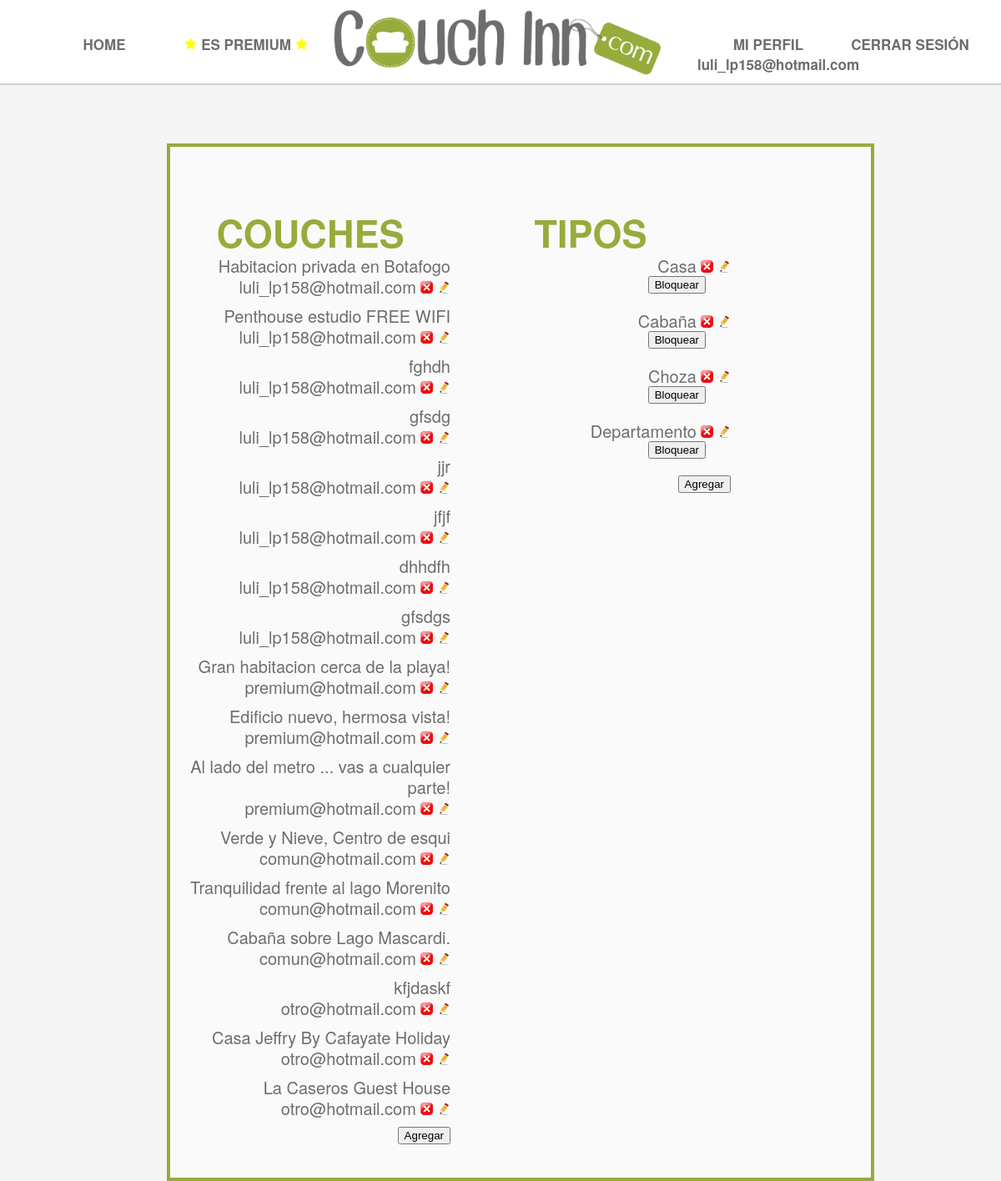
/vistaba.php (signed in), run on the app's committed database.
### tables this page shows
CREATE TABLE `usuarios` (
  `idusuario` int(3) NOT NULL,
  `email` varchar(30) NOT NULL,
  `clave` varchar(15) NOT NULL,
  `documento` int(30) NOT NULL,
  `direccion` varchar(40) NOT NULL,
  `telefono` int(11) NOT NULL,
  `apellido` varchar(15) NOT NULL,
  `nombre` varchar(15) NOT NULL,
  `fechanac` date NOT NULL,
  `premium` tinyint(1) NOT NULL,
  `fechap` date DEFAULT NULL,
  `costop` int(3) DEFAULT NULL,
  `administrador` tinyint(1) NOT NULL
);

CREATE TABLE `couch` (
  `idcouch` int(3) NOT NULL,
  `fecha` date NOT NULL,
  `titulo` text NOT NULL,
  `descripcion` text NOT NULL,
  `ubicacion` text NOT NULL,
  `canthabitantes` int(11) NOT NULL,
  `cantpersonas` varchar(11) NOT NULL,
  `despublicado` tinyint(1) NOT NULL,
  `idusuario` int(3) NOT NULL,
  `idtipo` int(3) NOT NULL
);

CREATE TABLE `tipos` (
  `idtipo` int(3) NOT NULL,
  `nombre` varchar(15) NOT NULL,
  `bloqueado` tinyint(1) NOT NULL
);

### vistaba.php (the view, shortened to what this page needs)
<?php
 if ((isset($_SESSION['estado'])) and ($_SESSION['admin'] == 1)) {
?>
<html>
	<head>
		<link rel='stylesheet' type='text/css' href='estilos.css' media='screen'/>
	</head>
	<body>
		<div>
			<?php
				require ("menuu.php"); ?>
				<div class='menuba'>
					<div class='tabla'>
						<div class='columnaba'>
							<div class='tituloba'>
								<a> COUCHES </a>
							</div>
							<?php
								$conp= connection();
								$sql= "select * from couch c INNER JOIN usuarios u ON c.idusuario=u.idusuario ORDER BY u.idusuario";
								if ($result= $conp->query ($sql))
									{
										while ($couches= $result->fetch_assoc()){
							?>
								<div class='textoba'>
									<?php echo $couches["titulo"];?><br>
									<?php echo $couches["email"];?>
									<a href="eliminarC.php?id=<?php echo $couches["idcouch"];?>"><img src="img/eliminar.png" width=15px height=15px></a>
									<a href="modificarC.php?id=<?php echo $couches["idcouch"]; ?>"><img src="img/modificar.png" width=15px height=15px></a>
								</div>
							<?php
								}}
							?>
							<div>
								<a href="agregarC.php"><input type="button" value="Agregar"></a><br>
							</div>
						</div>
						<div class='columnaba'>
							<div class='tituloba'>
								<a> TIPOS </a>
							</div>
							<?php
								$sql= "select * from tipos";
								if ($result= $conp->query ($sql))
									{
										while ($tipos= $result->fetch_assoc()){
							?>
								<div class='textoba'>
									<?php echo $tipos["nombre"];?> <a href="javascript:preguntar(<?php echo $tipos['idtipo']?>)"><img src="img/eliminar.png" width=15px height=15px></a>
									<a href="modificar_tipo.php?id=<?php echo $tipos["idtipo"]; ?>"><img src="img/modificar.png" width=15px height=15px></a>
							<form method="POST" name="bloquear" action="./Vbloquear_tipo.php">
						<?php
    						if($tipos['bloqueado']==0){
    					?>
    							<div class="campo">
									<input type="submit" value="Bloquear">
    							</div>
    					<?php
    						}
    					?>
    			</form>
				</div>
							<?php
								}}
							?>
							<div>
								<a href="agregarT.php"><input type="button" value="Agregar"></a><br>
							</div>
						</div>
					</div>
				</div>
	</body>
</html>
<?php }
else { header("Location:index.php");
}
?>

### menuu.php (shortened to what this page needs)
<html>
	<head>
		<link rel='stylesheet' type='text/css' href='estilos.css' media='screen'/>
	</head>
	<body>
			<div class=menuu>
				<div class=mi-menuu>
					<ul>
						<li><a href="index.php">HOME</a></li>
						<?php if(isset($_SESSION['estado'])){
										$usuario=$_SESSION['usuario'];
										$conec=connection();
										$result=mysqli_query($conec, "SELECT * FROM usuarios WHERE idusuario='$usuario'");
										$p= $result->fetch_assoc();
										if ($p['premium']=='1') {?>
											<li><a onClick='alert("Usted ya es usuario Premium")'><img src='img/estrella.png' height='15px' width='15px'>&nbsp;ES PREMIUM&nbsp;<img src='img/estrella.png' height='15px' width='15px'></a></li><?php }
										else{?><li><a href="premium.php">PREMIUM</a></li><?php }}
									else{?><li><a href="premium.php" onClick='alert("Debe iniciar sesión para acceder al servicio Premium")'>PREMIUM</a></li><?php }?>
					</ul>
				</div>
				<div class=mi-menuL>
					<a href="index.php"><img class="logo" src="img/logo.png"></a>
				</div>
				<div class=mi-menuu>
					<ul>
						<?php if(isset($_SESSION['estado'])) { ?>
						<li><a href="perfil.php">MI PERFIL <br><?php echo $p['email']; ?></a></li><?php }
						else { ?>	<li><a href="registro.php">REGISTRARSE</a></li>	<?php } ?>
						<?php if(isset($_SESSION['estado'])) { ?><li><a href="cerrar.php">CERRAR SESI&Oacute;N</a></li><?php }
																	else{ ?><li><a href="ingresar.php">INICIAR SESI&Oacute;N</a></li><?php } ?>
					</ul>
				</div>
			</div>
	</body>
</html>

### estilos.css (style rules this page uses)
body { margin: 0; width:100%; height:auto; background-color:#f5f5f5; font-family: Circular,"Helvetica Neue",Helvetica,Arial,sans-serif; }
.campo { display: block; margin-left: 30px; margin-right:30px; color:#6d6d6d; }
.menuu { width: 100%; height: 100px; margin-left: auto; margin-right: auto; margin-top: 0px; background-color:#FFFFFF; border-bottom: 2px solid #cdd0cc ; }
.mi-menuu { float:left; width:33%; margin-left: 0px; }
.mi-menuu li { width:170px; float: left; list-style: none; margin-left: auto; margin-right: auto; margin-top: 25px; margin-bottom: 0px; }
.mi-menuu li a { display:block; text-decoration:none; color: #6d6d6d; font-size:17px; font-weight:bold; list-style:none; text-align:center; }
.mi-menuL { float:left; }
.logo { width:400px; }
.tabla { background-image: url("img/fondom.png"); width: 70%; height: auto; float: left; margin-left: 200px; margin-right: auto; margin-top: 70px; border-top: 4px solid #96AC3C ; border-bottom: 4px solid #96AC3C; border-left: 4px solid #96AC3C ; border-right: 4px solid #96AC3C; }
.columnaba { width: 40%; height: auto; display:block; float:left; margin-top:20px; margin-bottom:40px; line-height:25px; text-align:right; }
.tituloba { width: 100%; height: 40px; margin-top:70px; margin-bottom:0px; font-weight:bold; font-size:45px; color:#96AC3C; text-align:center; }
.textoba { margin-bottom:10px; color:#6d6d6d; font-size:20px; height: auto; }

### data on the page
usuarios: email "luli_lp158@hotmail.com"
couch: titulo "Habitacion privada en Botafogo", idusuario.email "luli_lp158@hotmail.com"
couch: titulo "Penthouse estudio FREE WIFI", idusuario.email "luli_lp158@hotmail.com"
couch: titulo "fghdh", idusuario.email "luli_lp158@hotmail.com"
couch: titulo "gfsdg", idusuario.email "luli_lp158@hotmail.com"
couch: titulo "jjr", idusuario.email "luli_lp158@hotmail.com"
couch: titulo "jfjf", idusuario.email "luli_lp158@hotmail.com"
couch: titulo "dhhdfh", idusuario.email "luli_lp158@hotmail.com"
couch: titulo "gfsdgs", idusuario.email "luli_lp158@hotmail.com"
couch: titulo "Gran habitacion cerca de la playa!", idusuario.email "premium@hotmail.com"
couch: titulo "Edificio nuevo, hermosa vista!", idusuario.email "premium@hotmail.com"
couch: titulo "Al lado del metro ... vas a cualquier parte!", idusuario.email "premium@hotmail.com"
couch: titulo "Verde y Nieve, Centro de esqui", idusuario.email "comun@hotmail.com"
couch: titulo "Tranquilidad frente al lago Morenito", idusuario.email "comun@hotmail.com"
couch: titulo "Cabaña sobre Lago Mascardi.", idusuario.email "comun@hotmail.com"
couch: titulo "kfjdaskf", idusuario.email "otro@hotmail.com"
couch: titulo "Casa Jeffry By Cafayate Holiday", idusuario.email "otro@hotmail.com"
couch: titulo "La Caseros Guest House", idusuario.email "otro@hotmail.com"
tipos: nombre "Casa"
tipos: nombre "Cabaña"
tipos: nombre "Choza"
tipos: nombre "Departamento"
